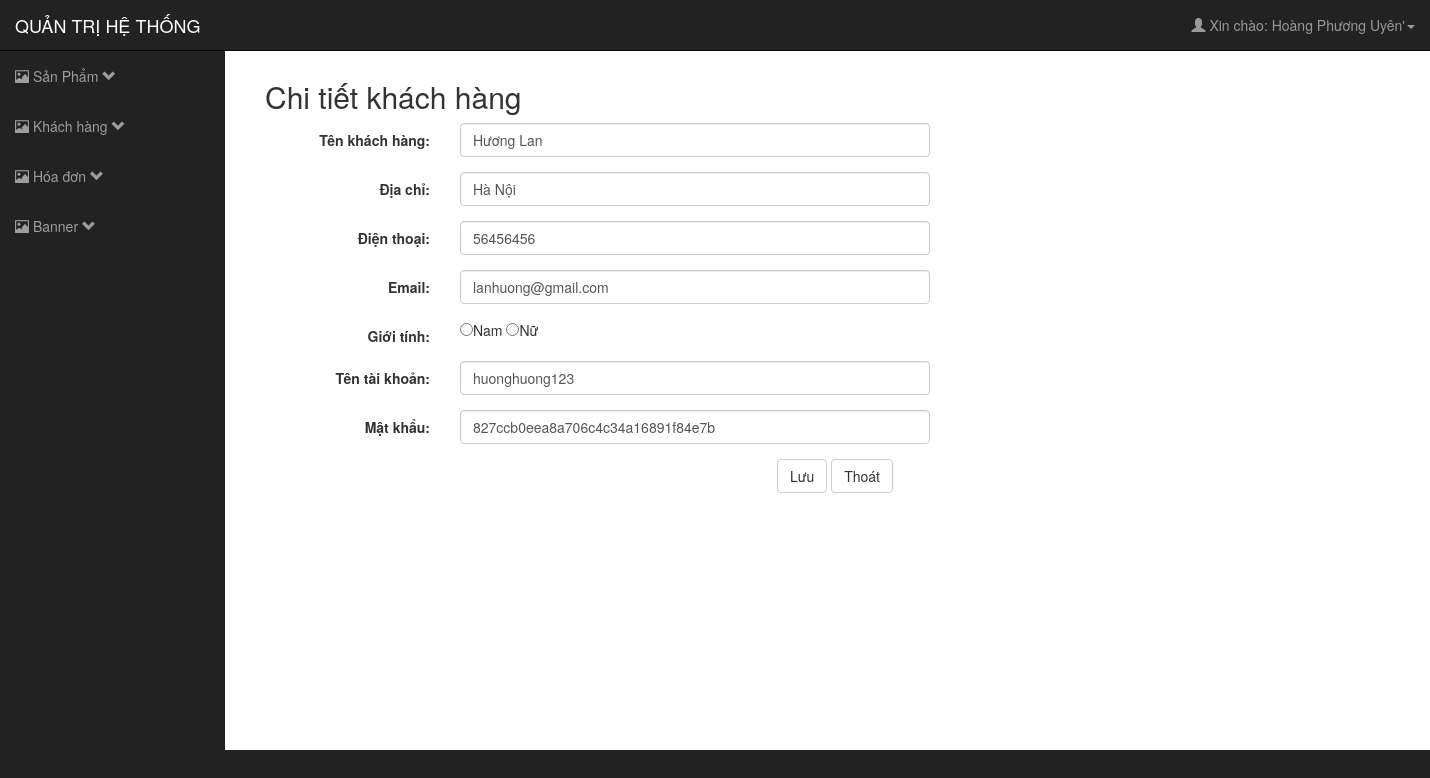
The app's page /WebShop/Admin/index.php?khachhang=editkh&ma_kh=8 (signed in) with its own data.
### tables this page shows
CREATE TABLE `khachhang` (
  `ma_kh` int(11) NOT NULL,
  `ten_kh` varchar(35) NOT NULL,
  `dia_chi` varchar(50) NOT NULL,
  `dien_thoai` int(11) NOT NULL,
  `email` varchar(30) NOT NULL,
  `gioi_tinh` varchar(10) NOT NULL,
  `ten_tai_khoan` varchar(35) NOT NULL,
  `mat_khau` varchar(45) NOT NULL,
  `hinh_anh` varchar(200) NOT NULL
);

### WebShop/Admin/index.php (called while the page is built, shortened)
<?php
    include "config.php";
 ?>
<?php
    include "controller/controller_login.php";
?>

### WebShop/Admin/config.php (called while the page is built, shortened)
 <?php
class config
{
	var $conn = "";
	var $sql = "";
	public function __construct($hostname="localhost", $dbname="shop_dongho", $user="root",$pass=""){
		try		{
		$this->conn = new PDO("mysql:host=$hostname; dbname=$dbname; charset=utf8","$user","$pass");
		$this->conn->setAttribute(PDO::ATTR_ERRMODE, PDO::ERRMODE_EXCEPTION);
		}
		catch(PDOException $e){
			exit("Không kết nối được với csdl !");
		}
	}
	public function setQuery($sql){
		$this->sql = $sql;
	}
	public function execute($options = array()){
		try	{
			$this->cursor = $this->conn->prepare($this->sql);
			$this->cursor->execute($options);
			return $this->cursor;
		}
		catch(PDOException $e){
			return false;
		}
	}
	public function loadRow($options = array()){
		if(!$options){
			if (!$result = $this->execute())
				return false;
		}
		else {
			if (!$result = $this->execute($options))
				return false;
		}
		return $result->fetch(PDO::FETCH_OBJ);
	}
}
?>

### WebShop/Admin/model/KhachHangModel.php (called while the page is built, shortened)
<?php
include_once("config.php");
class KhachHangModel extends config
{
	public function getKhachHangById($id)
	{
		return $this->loadRow(array($id));
	}
}

### WebShop/Admin/view/khachhang/suakhachhang.php (the view, shortened to what this page needs)
<div class="container">
  <h2>Chi tiết khách hàng</h2>
   <form class="form-horizontal" method="post">
    <div class="form-group">
      <label class="control-label col-sm-2" >Tên khách hàng:</label>
      <div class="col-sm-10" style="width:500px;">
        <input type="text" class="form-control" id="ten_kh"  name="ten_kh" value="<?=$KhachHang->ten_kh?>">
      </div>
    </div>
    <div class="form-group">
      <label class="control-label col-sm-2">Địa chỉ:</label>
      <div class="col-sm-10" style="width:500px;">
        <input type="text" class="form-control" id="dia_chi"  name="dia_chi" value="<?=$KhachHang->dia_chi?>" >
      </div>
    </div>
    <div class="form-group">
      <label class="control-label col-sm-2">Điện thoại:</label>
      <div class="col-sm-10" style="width:500px;">
        <input type="text" class="form-control" id="dien_thoai"  name="dien_thoai" value="<?=$KhachHang->dien_thoai?>">
      </div>
    </div>
    <div class="form-group">
      <label class="control-label col-sm-2">Email:</label>
      <div class="col-sm-10" style="width:500px;">
        <input type="text" class="form-control" id="email"  name="email" value="<?=$KhachHang->email?>">
      </div>
    </div>
    <div class="form-group">
      <label class="control-label col-sm-2">Giới tính:</label>
      <div class="col-sm-10" style="width:500px;">
        <input type="radio"  id="gioi_tinh"  name="gioi_tinh" value="<?=$KhachHang->gioi_tinh?>">Nam
        <input type="radio"  id="gioi_tinh"  name="gioi_tinh" value="<?=$KhachHang->gioi_tinh?>">Nữ
      </div>
    </div>
    <div class="form-group">
      <label class="control-label col-sm-2">Tên tài khoản:</label>
      <div class="col-sm-10" style="width:500px;">
        <input type="text" class="form-control" id="ten_tai_khoan" name="ten_tai_khoan" value="<?=$KhachHang->ten_tai_khoan?>">
      </div>
    </div>
     <div class="form-group">
      <label class="control-label col-sm-2">Mật khẩu:</label>
      <div class="col-sm-10" style="width:500px;">
        <input type="text" class="form-control" id="mat_khau" name="mat_khau" value="<?=$KhachHang->mat_khau?>">
      </div>
    </div>
    <div class="form-group" style="text-align:center;">
    <button type="submit" class="btn btn-default" id="btnLuu" name="btnLuu">Lưu</button>
    <button type="button" class="btn btn-default">Thoát</button>
    </div>
  </form>
</div>

### WebShop/Admin/public/style.css (style rules this page uses)
body { margin-top: 100px; background-color: #222; }
@media (min-width:768px) { body { margin-top: 50px; } }

### records on screen
khachhang: ten_kh "Hương Lan", dia_chi "Hà Nội", dien_thoai "56456456", email "lanhuong@gmail.com", ten_tai_khoan "huonghuong123", mat_khau "827ccb0eea8a706c4c34a16891f84e7b"

### other values on screen
$_SESSION["loged"] "Hoàng Phương Uyên"
